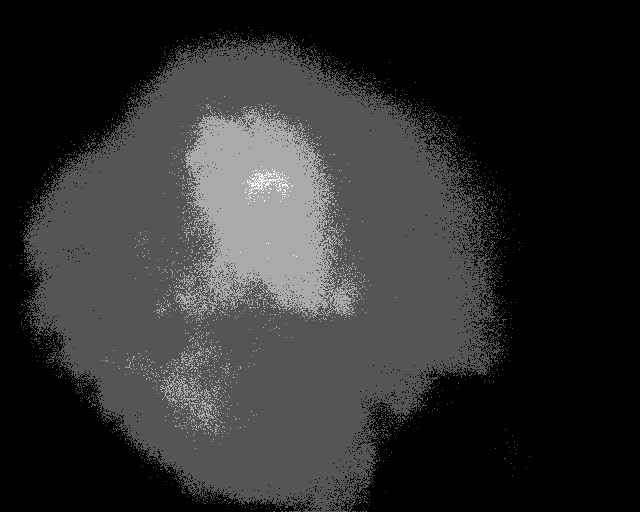
#> input picture DualMapping/data/20181109-pigb/Voltage/12-300_Vm_0001.tif, 640 x 512 px; the run also reads 1 picture not shown here
$ python DualImagesSignals.py
#> lines starting #> are read from the running program, lines starting #| are printed output that depends on the picture
import matplotlib.pyplot as plt
from matplotlib.patches import Circle
import matplotlib.ticker as ticker
from matplotlib.lines import Line2D
import numpy as np
from PIL import Image

fig, axes = plt.subplots(2, 2, figsize=(8.5, 5.5))  # Half-page figure


# Images, 640 x 512 px
# RH237 dye, Voltage, Left
# heartVmImage = Image.open('data/20181109-pigb/Voltage/12-300_Vm_0001.tif').rotate(90)
# axes[0, 0].imshow(np.array(heartVmImage), cmap='bone')
heartVmImage = np.rot90(plt.imread('data/20181109-pigb/Voltage/12-300_Vm_0001.tif'))
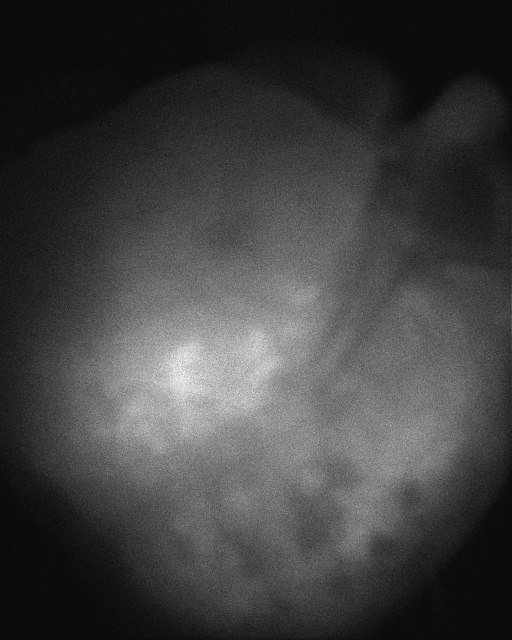
#> heartVmImage: shape (640, 512) uint16; min 67, max 878, mean 273.1; drawn with min black and max white
axes[0, 0].axis('off')
axes[0, 0].imshow(heartVmImage, cmap='bone')
axes[0, 0].set_title('RH237 Staining, Vm', fontsize=7, fontweight='bold')

# RHod-2 dye, Calcium, Right
heartCaImage = np.rot90(plt.imread('data/20181109-pigb/Calcium/12-300_Ca_0001.tif'))
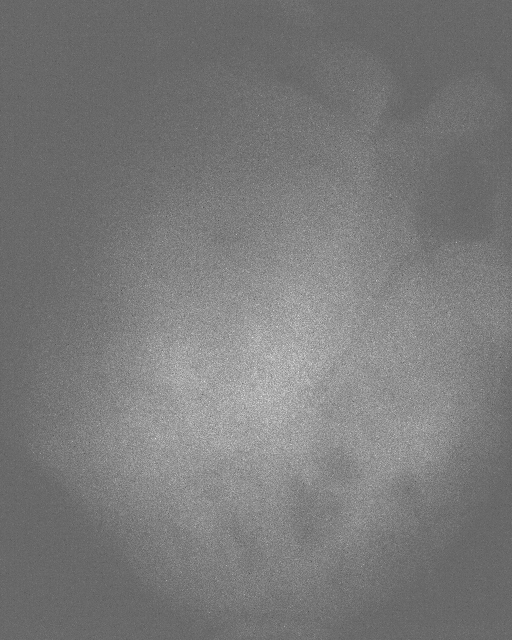
#> heartCaImage: shape (640, 512) uint16; min 73, max 231, mean 121.9
axes[1, 0].axis('off')
axes[1, 0].imshow(heartVmImage, cmap='bone')
axes[1, 0].set_title('Rhod-2 Staining, Va', fontsize=7, fontweight='bold')

# Region of Interest circles, adjusted for rotation
roiXY = (300, 200)
roiR = 20
roiCircleVm = Circle(roiXY, roiR, fc='none', ec='k', lw=2)
roiCircleCa = Circle(roiXY, roiR, fc='none', ec='k', lw=2)
axes[0, 0].add_patch(roiCircleVm)
axes[1, 0].add_patch(roiCircleCa)


xlim = [150, 450]
ylim = [0, 1]
for ax in axes[:, 1]:
    ax.tick_params(axis='x', which='both', direction='in')
    ax.tick_params(axis='y', which='both', direction='in')
    ax.spines['right'].set_visible(False)
    ax.spines['top'].set_visible(False)

plt.show()
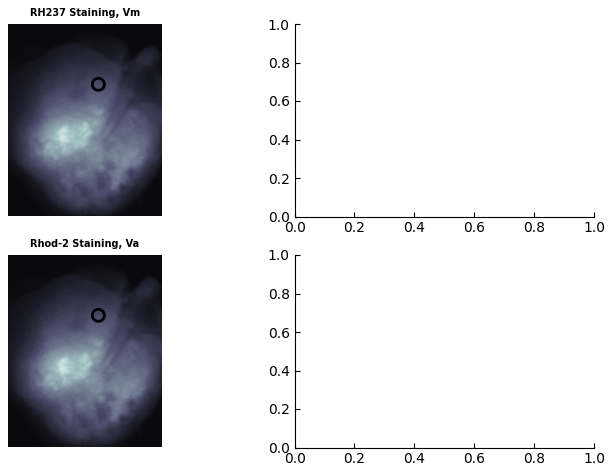
#> figure drawn by matplotlib, 2 panels
